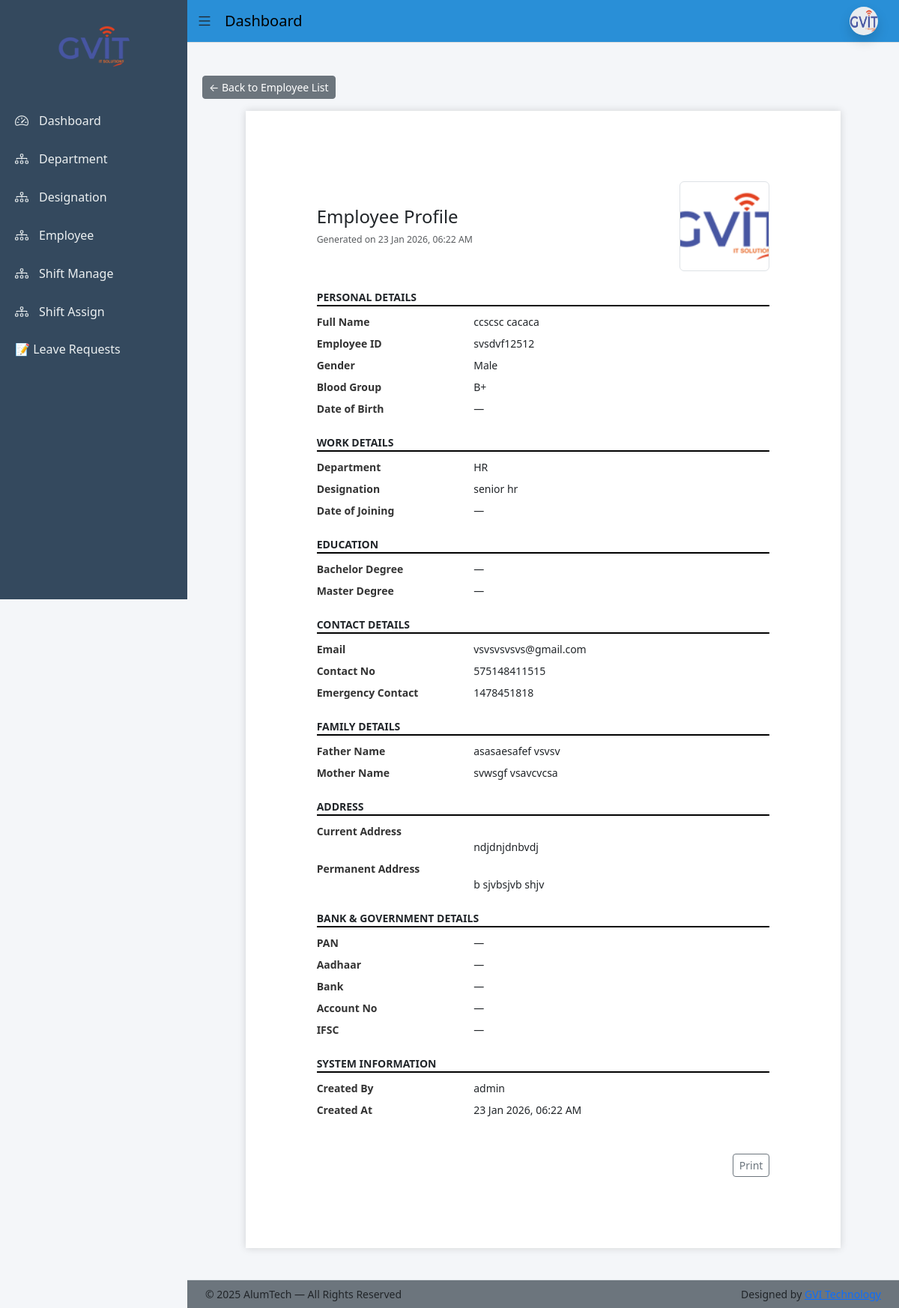
Before: /employee/view/1/ (signed in) with the older database file.
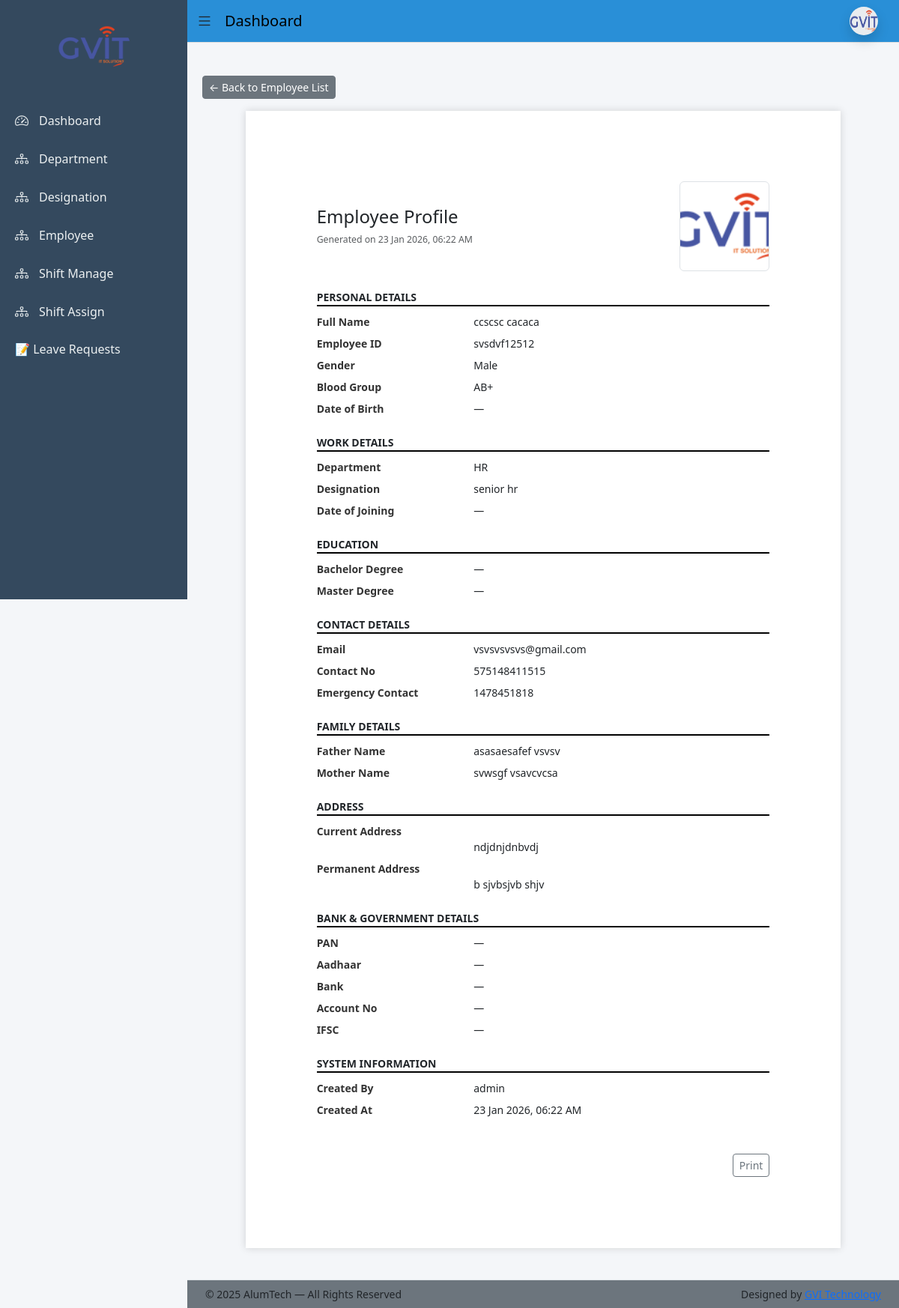
After: the same page with the newer database file.
### app/models.py (models this page shows, shortened)
class Employee(models.Model):
    BLOOD_GROUP_CHOICES = [
        ('A+', 'A+'), ('A-', 'A-'),
        ('B+', 'B+'), ('B-', 'B-'),
        ('O+', 'O+'), ('O-', 'O-'),
        ('AB+', 'AB+'), ('AB-', 'AB-'),
    ]
    BACHELOR_CHOICES = [
        ('BCom', 'B.Com'),
        ('BSc', 'B.Sc'),
        ('BA', 'B.A'),
        ('BTech', 'B.Tech'),
    ]
    MASTER_CHOICES = [
        ('MCom', 'M.Com'),
        ('MSc', 'M.Sc'),
        ('MA', 'M.A'),
        ('MTech', 'M.Tech'),
    ]
    first_name = models.CharField(max_length=50)
    middle_name = models.CharField(max_length=50, blank=True)
    last_name = models.CharField(max_length=50)
    gender = models.CharField(max_length=10,choices=[('Male','Male'),('Female','Female'),('Other','Other')])
    blood_group = models.CharField(max_length=10, choices=BLOOD_GROUP_CHOICES, blank=True, null=True)
    date_of_birth = models.DateField(null=True, blank=True)
    father_name = models.CharField(max_length=100, blank=True)
    mother_name = models.CharField(max_length=100, blank=True)
    user = models.OneToOneField(User, on_delete=models.CASCADE, null=True, blank=True, related_name='employee_profile')
    email = models.EmailField(unique=True)
    contact_no = models.CharField(max_length=15)
    emergency_contact = models.CharField(max_length=15)
    address = models.TextField(blank=True, null=True)
    permanent_address = models.TextField(blank=True, null=True)
    bachelor_degree = models.CharField(max_length=10, choices=BACHELOR_CHOICES, blank=True, null=True)
    master_degree = models.CharField(max_length=10, choices=MASTER_CHOICES, blank=True, null=True)
    employee_id = models.CharField(max_length=20, unique=True)
    department = models.ForeignKey(Department, on_delete=models.PROTECT)
    designation = models.ForeignKey(Designation, on_delete=models.PROTECT)
    date_of_joining = models.DateField(blank=True, null=True)
    photo = models.ImageField(upload_to='employees/', blank=True, null=True)
    pan_no = models.CharField(max_length=10,blank=True,null=True)
    Aadhar_no = models.CharField(max_length=12,blank=True,null=True)
    Bank_name = models.CharField(max_length=50,blank=True,null=True)
    acc_no = models.CharField(max_length=15,blank=True,null=True)
    ifsc_no = models.CharField(max_length=15,blank=True,null=True)
    branch_name = models.CharField(max_length=50,blank=True,null=True)
    is_active = models.BooleanField(default=True)
    created_at = models.DateTimeField(auto_now_add=True)
    generated_at = models.DateField(blank=True, null=True)
    created_by = models.ForeignKey(User, on_delete=models.SET_NULL, null=True, blank=True, related_name='created_employees')
    def full_name(self):
        return f"{self.first_name} {self.middle_name} {self.last_name}".strip()

class Department(models.Model):
    name = models.CharField(max_length=100, unique=True)
    description = models.TextField(blank=True)

class Designation(models.Model):
    department = models.ForeignKey(Department, on_delete=models.CASCADE)
    name = models.CharField(max_length=100)

### app/views.py (the view)
# urls.py: path('employee/view/<int:pk>/', views.employee_view, name='employee_view'),
@login_required(login_url='login')
def employee_view(request, pk):
    return render(request, 'employee/employee_view.html', {
        'employee': get_object_or_404(Employee, pk=pk)
    })

### templates/employee/employee_view.html (shortened to what the changed rows need)
{% extends 'base_dashboard.html' %}
{% block content %}
<div class="a4-page">
  <div class="d-flex justify-content-between align-items-center mb-4">
    <div>
      <h4 class="mb-1">Employee Profile</h4>
      <small class="text-muted">
        Generated on {{ employee.created_at|date:"d M Y, h:i A" }}
      </small>
    </div>
    {% if employee.photo %}
      <img src="{{ employee.photo.url }}"
           width="120" height="120"
           class="border rounded"
           style="object-fit:cover">
    {% else %}
      <div class="rounded-circle bg-secondary text-white d-flex
                  align-items-center justify-content-center"
           style="width:120px;height:120px;font-size:40px;">
        <i class="bi bi-person"></i>
      </div>
    {% endif %}
  </div>
  <div class="mb-4">
    <div class="row mb-2">
      <div class="col-4 label">Full Name</div>
      <div class="col-8">{{ employee.full_name }}</div>
    </div>
    <div class="row mb-2">
      <div class="col-4 label">Employee ID</div>
      <div class="col-8">{{ employee.employee_id }}</div>
    </div>
    <div class="row mb-2">
      <div class="col-4 label">Gender</div>
      <div class="col-8">{{ employee.gender }}</div>
    </div>
    <div class="row mb-2">
      <div class="col-4 label">Blood Group</div>
      <div class="col-8">{{ employee.blood_group|default:"—" }}</div>
    </div>
    <div class="row mb-2">
      <div class="col-4 label">Date of Birth</div>
      <div class="col-8">
        {{ employee.date_of_birth|date:"d M Y"|default:"—" }}
      </div>
    </div>
  </div>
  <div class="mb-4">
    <div class="row mb-2">
      <div class="col-4 label">Department</div>
      <div class="col-8">{{ employee.department.name }}</div>
    </div>
    <div class="row mb-2">
      <div class="col-4 label">Designation</div>
      <div class="col-8">{{ employee.designation.name }}</div>
    </div>
    <div class="row mb-2">
      <div class="col-4 label">Date of Joining</div>
      <div class="col-8">
        {{ employee.date_of_joining|date:"d M Y"|default:"—" }}
      </div>
    </div>
  </div>
  <div class="mb-4">
    <div class="row mb-2">
      <div class="col-4 label">Bachelor Degree</div>
      <div class="col-8">{{ employee.bachelor_degree|default:"—" }}</div>
    </div>
    <div class="row mb-2">
      <div class="col-4 label">Master Degree</div>
      <div class="col-8">{{ employee.master_degree|default:"—" }}</div>
    </div>
  </div>
  <div class="mb-4">
    <div class="row mb-2">
      <div class="col-4 label">Email</div>
      <div class="col-8">{{ employee.email }}</div>
    </div>
    <div class="row mb-2">
      <div class="col-4 label">Contact No</div>
      <div class="col-8">{{ employee.contact_no }}</div>
    </div>
    <div class="row mb-2">
      <div class="col-4 label">Emergency Contact</div>
      <div class="col-8">{{ employee.emergency_contact }}</div>
    </div>
  </div>
  <div class="mb-4">
    <div class="row mb-2">
      <div class="col-4 label">Father Name</div>
      <div class="col-8">{{ employee.father_name|default:"—" }}</div>
    </div>
    <div class="row mb-2">
      <div class="col-4 label">Mother Name</div>
      <div class="col-8">{{ employee.mother_name|default:"—" }}</div>
    </div>
  </div>
  <div class="mb-4">
    <div class="row mb-2">
      <div class="col-4 label">Current Address</div>
      <div class="col-8" style="white-space: pre-line;">
        {{ employee.address|default:"—" }}
      </div>
    </div>
    <div class="row mb-2">
      <div class="col-4 label">Permanent Address</div>
      <div class="col-8" style="white-space: pre-line;">
        {{ employee.permanent_address|default:"—" }}
      </div>
    </div>
  </div>
  <div class="mb-4">
    <div class="row mb-2">
      <div class="col-4 label">Created By</div>
      <div class="col-8">{{ employee.created_by.username }}</div>
    </div>
    <div class="row mb-2">
      <div class="col-4 label">Created At</div>
      <div class="col-8">
        {{ employee.created_at|date:"d M Y, h:i A" }}
      </div>
    </div>
  </div>
</div>
{% endblock %}

Changed rows visible on the page:
changed Employee "ccscsc cacaca": blood_group "B+" → "AB+"
